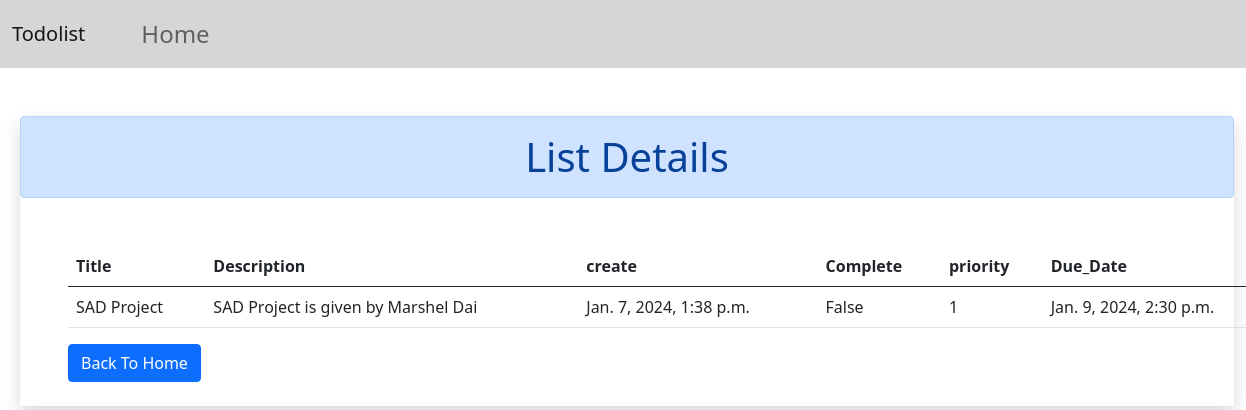
The app's page /det/8/ with its own data.
### task/models.py (models this page shows, shortened)
class task(models.Model):
  priority_choices =[
  ('Low','Low'),
  ('Medium','Medium'),
  ('High','High'),
]
  status_choices=[
    ('Pause','Pause'),
    ('In progress','in Progress'),
    ('Complete','Complete'),
  ]
  user=models.ForeignKey(User,on_delete=models.CASCADE)
  title=models.CharField(max_length=100)
  description=models.TextField()
  complete=models.BooleanField(default=False)
  create=models.DateTimeField(auto_now_add=True)
  task_priority=models.CharField(choices=priority_choices,max_length=30)
  due_date=models.DateTimeField()
  status=models.CharField(choices=status_choices,max_length=50)

### task/views.py (the view)
# urls.py: path('det/<int:id>/',views.detail, name='det'),
def detail(request,id):
    lst=task.objects.get(pk=id)
    return render(request,'task/details.html',{'lst':lst})

### task/templates/task/details.html
{% extends 'task/base.html' %}
{% load static %}
{% block content%}
<div class=" shadow ms-2 mt-5">
<h1 class=" alert alert-primary my-5 mt-5 text-center">List Details</h1>
    <table class="table ms-5">
        <thead>
          <tr>
            <th scope="col">Title</th>
            <th scope="col">Description</th>
            <th scope="col">create</th>
            <th scope="col">Complete</th>
            <th scope="col">priority</th>
            <th scope="col">Due_Date</th>
          </tr>
        </thead>
        <tbody>
          <tr>
            <td>{{lst.title}}</td>
            <td>{{lst.description}}</td>
            <td>{{lst.create}}</td>
            <td>{{lst.complete}}</td>
            <td>{{lst.task_priority}}</td>
            <td>{{lst.due_date}}</td>
          </tr>
        </tbody>
      </table>
<a href="{% url 'hm' %}" class="btn btn-primary ms-5">Back To Home</a>
<br><br>
</div>
{% endblock content %}

### records on screen
task: title "SAD Project", description "SAD Project is given by Marshel Dai", create "Jan. 7, 2024, 1:38 p.m.", complete "False", task_priority "1", due_date "Jan. 9, 2024, 2:30 p.m."
